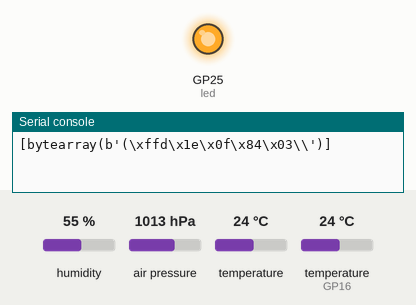
This program was run on a simulated Raspberry Pi Pico running MicroPython. On the bench: output pins drawn as LEDs (lit = HIGH), the last lines printed to the serial console. The test bench sets the inputs (shaded band); at power-on: humidity 55 %, air pressure 1013 hPa, temperature 24 °C, temperature (sensor on GP16) 24 °C. Files the program writes start out absent; library files of the repository ran but are not shown: bme280.py.

Above: at 3.18 s.
At 34.56 s:
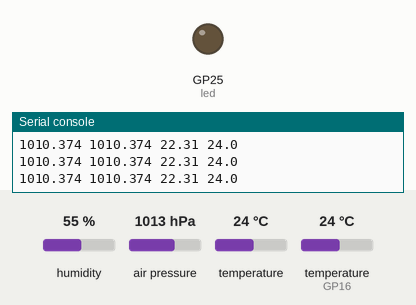
Timing chart, 0 to 50.2 s (numbered marks = the images above):
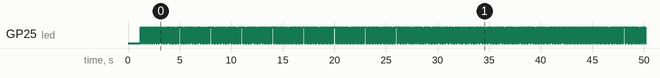

The program:

prototype.py
```python
from machine import Pin, Timer, ADC, I2C
import math
import time
import onewire, ds18x20
import bme280
import os

led = Pin(25, Pin.OUT)
def blinc_led(timer):
    led.toggle()
    return

#led = Pin(25, Pin.OUT)
#timer = Timer(freq=10, callback = blinc_led)
###################################################################################
###################################################################################
def low_pass(old, new, alpha):
    return old*alpha+new*(1-alpha)


###################################################################################
###################################################################################
def init_bme280():
    i2c=I2C(0,sda=Pin(0), scl=Pin(1), freq=400000)    #initializing the I2C method
    time.sleep_ms(1000)
    bme = bme280.BME280(i2c=i2c, mode=4)        #BME280 object creation
    return bme

def read_temp_press_bme(bme_instance):
    temp, press, hum = bme_instance.read_compensated_data()
    temp = temp/100
    press=press/256/100 #hPa
    return temp, press


def init_probe_ds1820():
    #init the sensor,
    #red Vcc
    #black GND
    #yellow pin15 data
    SensorPin = Pin(16, Pin.IN)
    sensor = ds18x20.DS18X20(onewire.OneWire(SensorPin))
    roms = sensor.scan()
    print(roms)
    time.sleep(2)
    return sensor, roms

def read_temp_probe_ds1820(sensor, roms):
    sensor.convert_temp()
    temperature = round(sensor.read_temp(roms[0]),2)
    return(temperature)


#init time
start_time = time.ticks_ms()/1000

#init bme280
bme_inst = init_bme280()
temp_bme, pressure = read_temp_press_bme(bme_inst)
pressure_lpass = 10000

#data logging in data.txt - data saved on the board
start_time = time.ticks_ms()/1000
led = Pin(25, Pin.OUT)
timer = Timer(freq=10, callback = blinc_led)

## to check if file exist
a = 1
filename = 'datafile' + str(a) + '.txt'
while True:
    if filename in os.listdir("./"):
        a += 1
        filename = 'datafile' + str(a) + '.txt'
    else:
        break


with open(filename, "w") as f:
    f.write("Time\tpressure\tpressure_low\ttemp_C\n")


sensor, roms = init_probe_ds1820()


while True:
    blinc_led(timer)
    temperature = read_temp_probe_ds1820(sensor, roms)
    time_i = time.ticks_ms()/1000 - start_time


    #######
    pressure_old = pressure_lpass
    temp_bme, pressure = read_temp_press_bme(bme_inst)
    pressure_lpass = low_pass(pressure_old, pressure, 0.4)
    time_i = time.ticks_ms()/1000 - start_time
    data_string_out = "%0.1f\t%0.4f\t%0.4f\t%0.3f\n" %(time_i, pressure, pressure_lpass,temperature)


    print(pressure_lpass, pressure, temp_bme, temperature)
    #######


    with open(filename, "a") as f:
        f.write(data_string_out)

    time.sleep(0.25)
```

Measured:
- by itself, GP25 (led): moves between LOW and HIGH, repeating every 36.2 s
